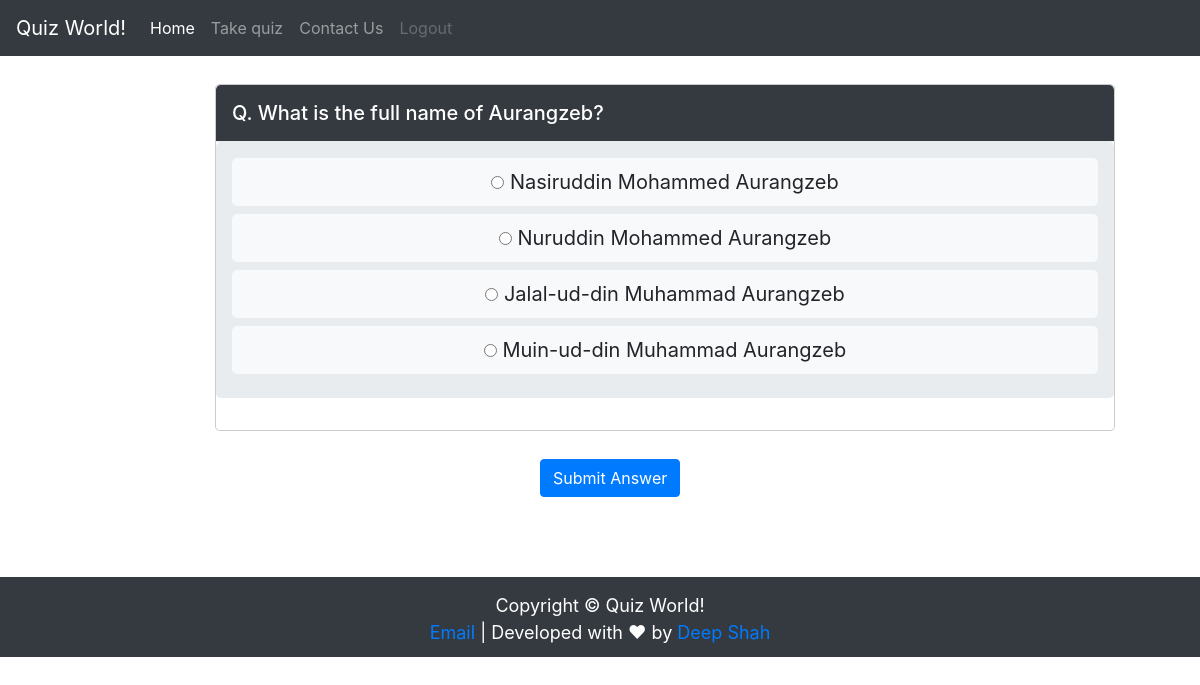
The app's page /quiz/quiz_world/History_Quiz/ (signed in) with its own data.
### quiz/models.py (models this page shows, shortened)
class Question(models.Model):
    course = models.ForeignKey(Course, on_delete=models.CASCADE)
    questions = models.CharField(max_length=200)
    marks = models.PositiveIntegerField()
    Add_only_Textfield = models.BooleanField(default=False)
    choice1 = models.CharField(max_length=50, unique=True)
    choice2 = models.CharField(max_length=50, unique=True)
    choice3 = models.CharField(max_length=50, unique=True, blank=True)
    choice4 = models.CharField(max_length=50, unique=True, blank=True)
    cat = (('Option1', 'Option1'), ('Option2', 'Option2'), ('Option3', 'Option3'), ('Option4', 'Option4'))
    answer = models.CharField(max_length=200, choices=cat)

### quiz/views.py (the view)
# urls.py: path('quiz_world/<course_name>/', views.quizview),
@login_required
def quizview(request, course_name):
    courses = Course.objects.all()
    questions = Question.objects.all()
    user = str(request.user.username)
    params = {'quiz_name': courses, 'question': questions, 'current_quiz': course_name}
    for i in courses:
        if i.course_name == course_name and mydict[i.id, user] == True:
            mydict[i.id, user] = False
            return render(request, 'quiz/quiz_view.html', params)
    return render(request, 'quiz/quiz_attemped.html', params)

### quiz/models.py (called while the page is built)
   def __str__(self):
        return self.course_name

### quiz/templates/quiz/quiz_view.html (shortened to what this page needs)
{% extends "quiz/base.html" %}
        {% block body_block %}
                {% for i in question %}
	                {% if i.course|stringformat:"s" == current_quiz %}
                                <div class="container-fluid" >
		                <div class="modal-dialog" style="margin-left: 200px;">
			        <div class="modal-content" style="width: 900px;">
				<div class="modal-header btn-dark" style="height: 57px;">
				<h5>Q. {{ i.questions }}</h5>
				</div>
				<div class="modal-body jumbotron" >
				<div class="quiz" id="quiz" data-toggle="buttons">
				{% if i.Add_only_Textfield == True %}
				        <textarea class="form-control" name='text' id="exampleFormControlTextarea1" rows="5"></textarea>
				{% else %}
					<label class="element-animation1 btn btn-lg btn-light btn-block">
					<input type="radio" name="q_answer" value="1"> {{i.choice1}}</label>
					<label class="element-animation2 btn btn-lg btn-light btn-block">
					<input type="radio" name="q_answer" value="2"> {{i.choice2}}</label>
				{% if i.choice3 != "" %}
					<label class="element-animation3 btn btn-lg btn-light btn-block">
					<input type="radio" name="q_answer" value="3"> {{i.choice3}}</label>
				{% endif %}
				{% if i.choice4 != "" %}
					<label class="element-animation4 btn btn-lg btn-light btn-block">
					<input type="radio" name="q_answer" value="4"> {{i.choice4}} </label>
				{% endif %}
				</div>
			        {% endif %}
				</div>
			</div>
		        </div>
	        </div>
{% endif %}
{% endfor %}
	<a href="#" style="margin:45%;"> <button type="button" class="btn btn-primary" onclick="myFunction()">Submit Answer</button> </a>
{% endblock %}
{% block footer_block %}
<section id="footer" style="margin-top:80px;" class="bg-dark">
	<p>Copyright &copy; Quiz World!
	  <br>
	  <a href="mailto:dshah0405@gmail.com">Email</a> | Developed with ❤ by <a href="https://www.linkedin.com/in/deep3072/" target="_blank"> Deep Shah</a>
	</p>
  </section>
{% endblock %}

### records on screen
Question: questions "What is the full name of Aurangzeb?", choice1 "Nasiruddin Mohammed Aurangzeb", choice2 "Nuruddin Mohammed Aurangzeb", choice3 "Jalal-ud-din Muhammad Aurangzeb", choice4 "Muin-ud-din Muhammad Aurangzeb"
